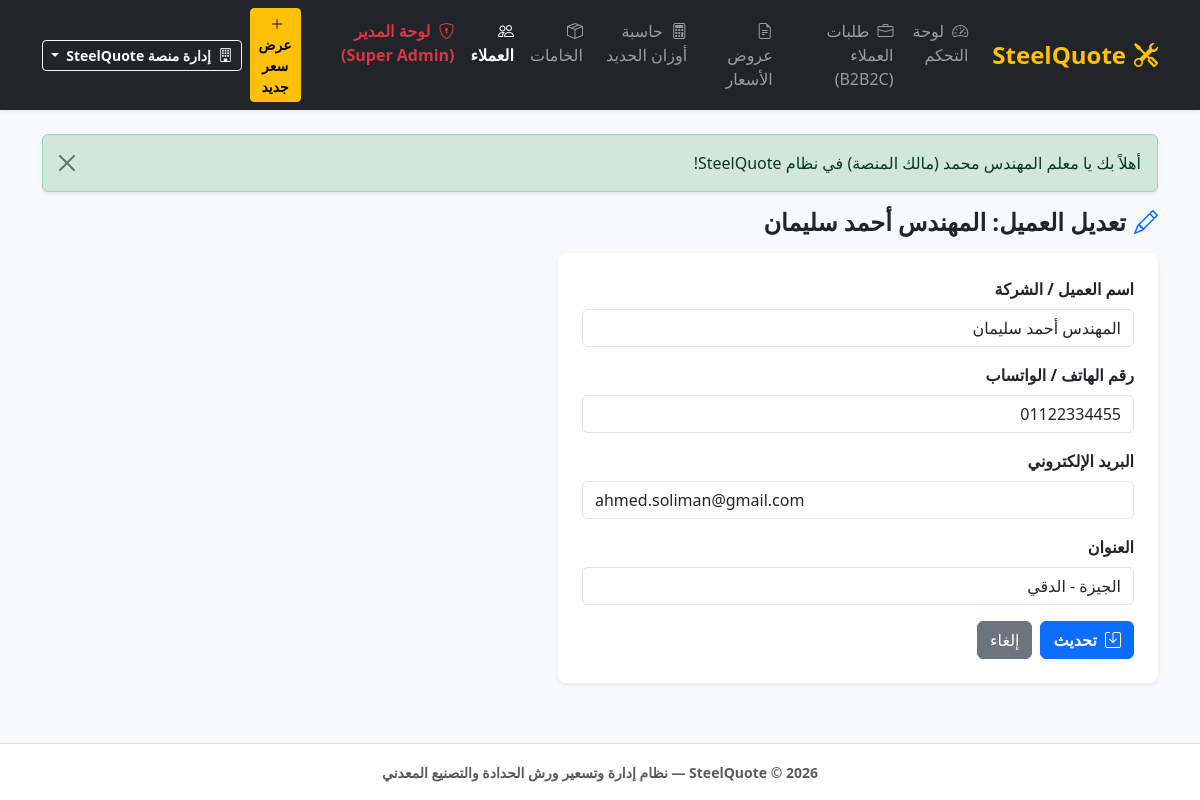
Screenshot of /customers/edit.php?id=2 (signed in) with the database file from the repository.
### tables this page shows
CREATE TABLE `users` (
  `id` INT AUTO_INCREMENT PRIMARY KEY,
  `role` ENUM('user', 'admin') NOT NULL DEFAULT 'user',
  `name` VARCHAR(255) NOT NULL,
  `email` VARCHAR(100) NOT NULL UNIQUE,
  `password` VARCHAR(255) NOT NULL,
  `workshop_name` VARCHAR(255) NOT NULL,
  `phone` VARCHAR(50) DEFAULT NULL,
  `address` TEXT DEFAULT NULL,
  `logo` VARCHAR(255) DEFAULT NULL,
  `commercial_reg` VARCHAR(100) DEFAULT NULL,
  `subscription_status` ENUM('trial', 'active', 'expired', 'suspended') DEFAULT 'trial',
  `trial_ends_at` DATE DEFAULT NULL,
  `created_at` TIMESTAMP DEFAULT CURRENT_TIMESTAMP
);

CREATE TABLE `customers` (
  `id` INT AUTO_INCREMENT PRIMARY KEY,
  `user_id` INT NOT NULL DEFAULT 1,
  `name` VARCHAR(255) NOT NULL,
  `phone` VARCHAR(50) DEFAULT NULL,
  `email` VARCHAR(100) DEFAULT NULL,
  `address` TEXT DEFAULT NULL,
  `created_at` TIMESTAMP DEFAULT CURRENT_TIMESTAMP,
  CONSTRAINT `fk_customer_user` FOREIGN KEY (`user_id`) REFERENCES `users` (`id`) ON DELETE CASCADE
);

### includes/auth.php (called while the page is built, shortened)
<?php
require_once __DIR__ . '/functions.php';
function is_logged_in() {
    return !empty($_SESSION['user_id']);
}
function current_user() {
    global $pdo;
    static $user = null;
    if ($user === null) {
        $stmt = $pdo->prepare("SELECT * FROM users WHERE id = ?");
        $stmt->execute([$_SESSION['user_id']]);
        $user = $stmt->fetch();
    }
    return $user;
}
function is_admin() {
    $u = current_user();
    return $u && ($u['role'] === 'admin');
}
function require_login() {
    $u = current_user();
}

### includes/functions.php (called while the page is built, shortened)
<?php
function clean($v) {
    return htmlspecialchars(trim((string)$v), ENT_QUOTES, 'UTF-8');
}
function get_flash() {
    if (!empty($_SESSION['flash'])) {
        $f = $_SESSION['flash'];
        return $f;
    }
    return null;
}

### customers/edit.php (the view, shortened to what this page needs)
<?php
require_once '../includes/auth.php';
require_login();
$id = (int)($_GET['id'] ?? 0);
$user_id = current_user_id();
$stmt = $pdo->prepare("SELECT * FROM customers WHERE id = ? AND user_id = ?");
$stmt->execute([$id, $user_id]);
$cust = $stmt->fetch();
include '../includes/header.php';
?>
<h4 class="mb-3 fw-bold"><i class="bi bi-pencil text-primary me-2"></i>تعديل العميل: <?= clean($cust['name']) ?></h4>
<div class="card p-4 shadow-sm" style="max-width: 600px;">
  <form method="POST">
    <div class="mb-3"><label class="form-label fw-bold">اسم العميل / الشركة</label><input type="text" name="name" class="form-control" value="<?= clean($cust['name']) ?>" required></div>
    <div class="mb-3"><label class="form-label fw-bold">رقم الهاتف / الواتساب</label><input type="text" name="phone" class="form-control" value="<?= clean($cust['phone'] ?? '') ?>"></div>
    <div class="mb-3"><label class="form-label fw-bold">البريد الإلكتروني</label><input type="email" name="email" class="form-control" value="<?= clean($cust['email'] ?? '') ?>"></div>
    <div class="mb-3"><label class="form-label fw-bold">العنوان</label><input type="text" name="address" class="form-control" value="<?= clean($cust['address'] ?? '') ?>"></div>
    <div class="d-flex gap-2">
      <button type="submit" class="btn btn-primary fw-bold"><i class="bi bi-save me-1"></i> تحديث</button>
      <a href="index.php" class="btn btn-secondary">إلغاء</a>
    </div>
  </form>
</div>
<?php include '../includes/footer.php'; ?>

### includes/header.php (shortened to what this page needs)
<?php
require_once __DIR__ . '/auth.php';
$current_user = current_user();
?>
<!DOCTYPE html>
<html lang="ar" dir="rtl">
<head>
    <link href="https://cdn.jsdelivr.net/npm/bootstrap@5.3.2/dist/css/bootstrap.rtl.min.css" rel="stylesheet">
    <link href="https://cdn.jsdelivr.net/npm/bootstrap-icons@1.11.3/font/bootstrap-icons.min.css" rel="stylesheet">
    <link href="<?= BASE_URL ?>assets/css/style.css" rel="stylesheet">
</head>
<body class="bg-light d-flex flex-column min-vh-100">
<nav class="navbar navbar-expand-lg navbar-dark bg-dark shadow-sm mb-4">
  <div class="container">
    <a class="navbar-brand fw-bold text-warning fs-4" href="<?= BASE_URL ?>index.php">
      <i class="bi bi-tools me-2"></i>SteelQuote
    </a>
    <div class="collapse navbar-collapse" id="nav">
      <?php if (is_logged_in()): ?>
        <ul class="navbar-nav ms-auto mb-2 mb-lg-0">
          <li class="nav-item">
            <a class="nav-link <?= (basename($_SERVER['PHP_SELF']) == 'index.php' && strpos($_SERVER['PHP_SELF'], 'quotations') === false && strpos($_SERVER['PHP_SELF'], 'materials') === false && strpos($_SERVER['PHP_SELF'], 'customers') === false) ? 'active fw-bold' : '' ?>" href="<?= BASE_URL ?>index.php">
              <i class="bi bi-speedometer2 me-1"></i> لوحة التحكم
            </a>
          </li>
          <li class="nav-item">
            <a class="nav-link <?= strpos($_SERVER['PHP_SELF'], 'leads') !== false ? 'active fw-bold' : '' ?>" href="<?= BASE_URL ?>leads.php">
              <i class="bi bi-briefcase me-1"></i> طلبات العملاء (B2B2C)
            </a>
          </li>
          <li class="nav-item">
            <a class="nav-link <?= strpos($_SERVER['PHP_SELF'], 'quotations') !== false ? 'active fw-bold' : '' ?>" href="<?= BASE_URL ?>quotations/index.php">
              <i class="bi bi-file-earmark-text me-1"></i> عروض الأسعار
            </a>
          </li>
          <li class="nav-item">
            <a class="nav-link <?= strpos($_SERVER['PHP_SELF'], 'calculator') !== false ? 'active fw-bold' : '' ?>" href="<?= BASE_URL ?>calculator.php">
              <i class="bi bi-calculator me-1"></i> حاسبة أوزان الحديد
            </a>
          </li>
          <li class="nav-item">
            <a class="nav-link <?= strpos($_SERVER['PHP_SELF'], 'materials') !== false ? 'active fw-bold' : '' ?>" href="<?= BASE_URL ?>materials/index.php">
              <i class="bi bi-box-seam me-1"></i> الخامات
            </a>
          </li>
          <li class="nav-item">
            <a class="nav-link <?= strpos($_SERVER['PHP_SELF'], 'customers') !== false ? 'active fw-bold' : '' ?>" href="<?= BASE_URL ?>customers/index.php">
              <i class="bi bi-people me-1"></i> العملاء
            </a>
          </li>
          <?php if (is_admin()): ?>
            <li class="nav-item">
              <a class="nav-link text-danger fw-bold <?= strpos($_SERVER['PHP_SELF'], 'admin') !== false ? 'active' : '' ?>" href="<?= BASE_URL ?>admin/index.php">
                <i class="bi bi-shield-lock me-1"></i> لوحة المدير (Super Admin)
              </a>
            </li>
          <?php endif; ?>
        </ul>
        <div class="d-flex align-items-center ms-lg-3 gap-2">
          <a href="<?= BASE_URL ?>quotations/create.php" class="btn btn-warning btn-sm fw-bold">
            <i class="bi bi-plus-lg me-1"></i> عرض سعر جديد
          </a>
          <div class="dropdown">
            <button class="btn btn-outline-light btn-sm dropdown-toggle fw-bold" type="button" data-bs-toggle="dropdown">
              <i class="bi bi-building me-1"></i> <?= clean($current_user['workshop_name']) ?>
            </button>
          </div>
        </div>
      <?php endif; ?>
    </div>
  </div>
</nav>
<div class="container mb-5 flex-grow-1">
<?php if ($f = get_flash()): ?>
  <div class="alert alert-<?= $f['type'] === 'error' ? 'danger' : clean($f['type']) ?> alert-dismissible fade show shadow-sm" role="alert">
    <?= clean($f['msg']) ?>
    <button type="button" class="btn-close" data-bs-dismiss="alert" aria-label="إغلاق"></button>
  </div>
<?php endif; ?>

### assets/css/style.css (style rules this page uses)
.card { border: none; border-radius: 0.5rem; box-shadow: 0 0.125rem 0.25rem rgba(0, 0, 0, 0.075); }

### rows the page displays
users: workshop_name "إدارة منصة SteelQuote"
customers: name "المهندس أحمد سليمان", phone "01122334455", email "ahmed.soliman@gmail.com", address "الجيزة - الدقي"

### other values shown
$f['msg'] "أهلاً بك يا معلم المهندس محمد (مالك المنصة) في نظام SteelQuote!"
